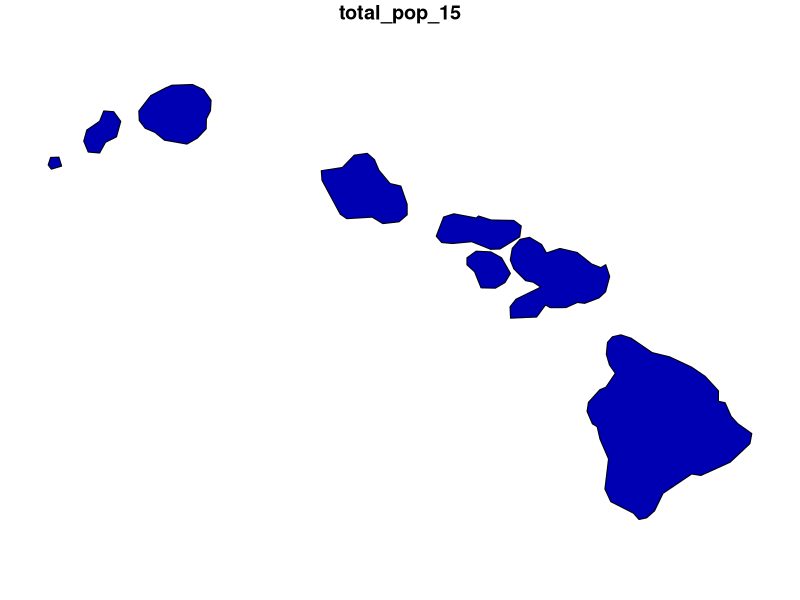

This figure's R source:
library(spData)


### Name: hawaii
### Title: Hawaii multipolygon
### Aliases: hawaii
### Keywords: datasets sf

### ** Examples

if (requireNamespace("sf", quietly = TRUE)) {
  library(sf)
  data(hawaii)

  plot(hawaii["total_pop_15"])
}
